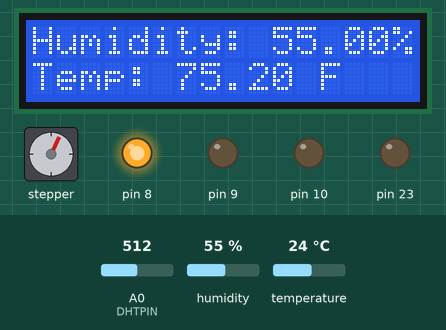
Recording of a sketch running on a simulated Arduino Uno, built with avr-gcc and run on an emulated ATmega328P. Parts: 16×2 character LCD, stepper motor, output pins drawn as LEDs (lit = HIGH). The inputs (shaded band) are chosen by the test bench; at power-on: temperature 24 °C, A0 (DHTPIN) = 512, humidity 55 %. The local clock reads 2024-03-15 10:24:30 at power-on unless the sketch sets it; stepper angles assume 2048 steps per turn; pins used as bus, display or sensor lines are not drawn; what the sketch prints to the serial monitor is not drawn.

Above: at 1.2 s.
1.3 s: temperature set to 27 °C
At 1.82 s:
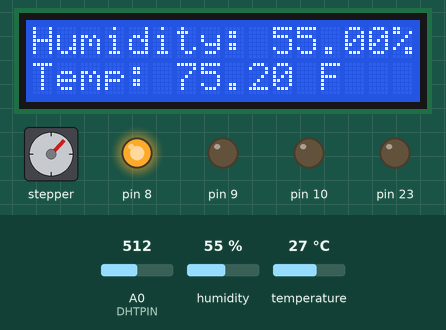
6.2 s: A0 (DHTPIN) set to 490
At 6.63 s:
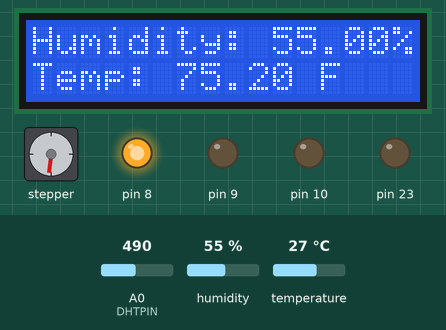
11.1 s: A0 (DHTPIN) set to 510
At 13.47 s:
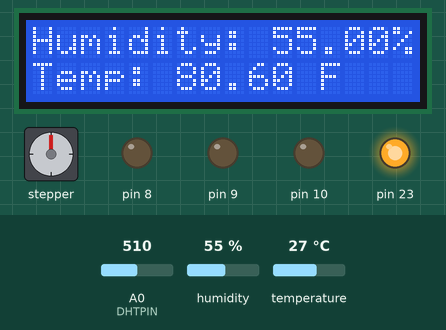
16.0 s: temperature set to 12 °C
20.9 s: humidity set to 22 %
25.8 s: temperature set to 41 °C
At 27.6 s:
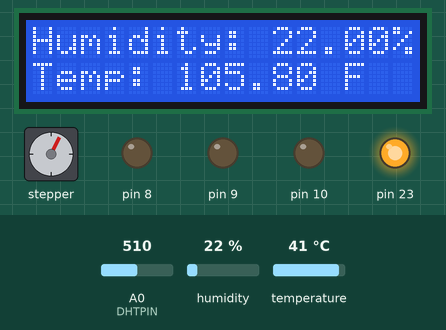
Timing chart, 0 to 31.7 s (numbered marks = the images above; inputs shaded):
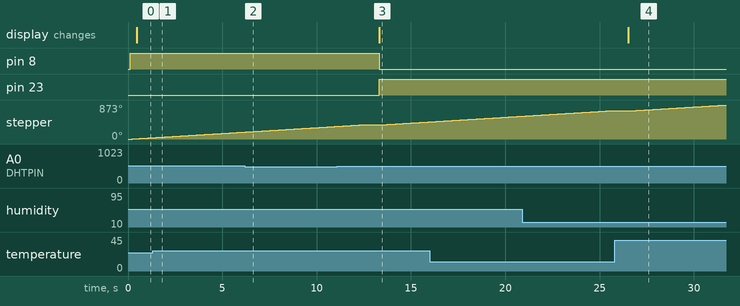

Measured:
- the behaviour switches between 25 and 26 °C on temperature (found by bisection; images 0 and 1)
- the behaviour switches between 501 and 500 on A0 (DHTPIN) (found by bisection; images 1 and 2)
- after the input at 11.1 s, pin 8: HIGH → LOW after 2.2 s; pin 23: LOW → HIGH after 2.2 s; the display: changes after 2.2 s (image 3)
- after the input at 25.8 s, pin 8: stays LOW (without the input it goes to HIGH after 0.71 s); pin 23: stays HIGH (without the input it goes to LOW after 0.71 s)

The sketch:

Swampcooler.ino
```cpp
#include <LiquidCrystal.h>
#include "DHT.h" // DHT Sensor Library by Adafruit
#include <Stepper.h>
#include <Wire.h>
#include "RTClib.h" // RTClib by Adafruit

// Environmental threshold variables
float tempThreshold = 78;  // Temperature threshold
float waterThreshold = 500; // Water level threshold

// Stepper motor configuration
const int stepsPerRevolution = 2048;  // Number of steps for a full revolution
const int rpm = 10;  // Rotations per minute
Stepper stepper(stepsPerRevolution, 15, 17, 16, 18);  // Initialize the stepper library on pins 8 through 11

// DHT sensor setup
#define DHTPIN 14  // Digital pin connected to the DHT sensor
#define DHTTYPE DHT11 // Set DHT sensor type
DHT dht(DHTPIN, DHTTYPE);  // Initialize DHT sensor

// LCD display setup
LiquidCrystal lcd(11, 12, 2, 3, 4, 5);  // Set the LCD pins

// Clock variables
RTC_DS1307 rtc;  // Real Time Clock object
char daysOfTheWeek[7][12] = {"Sunday", "Monday", "Tuesday", "Wednesday", "Thursday", "Friday", "Saturday"};

// Fan control pins
#define ENABLE 22
#define DIRA 23
#define DIRB 25

// ADC (Analog-to-Digital Converter) setup // NOT USED?
#define RDA 0x80
#define TBE 0x20

// Water sensor
volatile unsigned char *myUCSR0A = (unsigned char *)0x00C0; //serialControlRegA
volatile unsigned char *myUCSR0B = (unsigned char *)0x00C1; //serialControlRegB
volatile unsigned char *myUCSR0C = (unsigned char *)0x00C2; //serialControlRegC
volatile unsigned int  *myUBRR0  = (unsigned int *) 0x00C4; //baudRateReg
volatile unsigned char *myUDR0   = (unsigned char *)0x00C6; //dataReg

volatile unsigned char* my_ADMUX = (unsigned char*) 0x7C;
volatile unsigned char* my_ADCSRA = (unsigned char*) 0x7A; //adcControlStatusA
volatile unsigned char* my_ADCSRB = (unsigned char*) 0x7B; //adcControlStatusB
volatile unsigned int* my_ADC_DATA = (unsigned int*) 0x78; //adcData

// Timer code?
// volatile unsigned char *timerControlRegC = (unsigned char *) 0x82;
// volatile unsigned char *timerInterruptMask1 = (unsigned char *) 0x6F;

// long value = 0UL;
// long maxtime = 160000000UL;

// Port K registers (Analog I/O pins)
volatile unsigned char* portKInput = (unsigned char*) 0x106;
volatile unsigned char* portKDirection = (unsigned char*) 0x107;
volatile unsigned char* portKData = (unsigned char*) 0x108;

// Timer configuration (used in MyDelay function)
volatile unsigned char* timerControlRegA = (unsigned char*) 0x80; // TCCR1A
volatile unsigned char* timerControlRegB = (unsigned char*) 0x81; // TCCR1B
volatile unsigned int* timerCounter1 = (unsigned int*) 0x84; // TCNT1
volatile unsigned char* timerInterruptFlagReg1 = (unsigned char*) 0x36; // TIFR1
// int oneSecondTicks = 62500;  // Ticks value for 1 second delay with timer
// int freq = 0;

// Port B registers (Digital I/O pins)
volatile unsigned char* portBData = (unsigned char*) 0x25; // Port B data register
volatile unsigned char* portBDirection = (unsigned char*) 0x24;  // Port B Data Direction Register
volatile unsigned char* portBInput = (unsigned char*) 0x23;  // Port B Input Pin Address

int toggle = 0;

// Function declarations
void adc_init(); // used for water sensor
unsigned int adc_read(unsigned char adc_channel); // used for water sensor
void MyDelay(unsigned int freq); // replaces regular delay function
void TimerDelay(unsigned int ticks); // UNKNOWN?
void U0putchar(unsigned char U0pdata); // replaces serial, only one char at a time
// void U0init(unsigned long U0baud);
int WaterSensor();
void ClockModule();
void FanControl();
void VentControl();
void LCDError();
void LCDData(float h, float f);
double DHTSensor();
void ErrorState();
void RunningState();
void IdleState();
void DisabledState();

void RTCErrors(int e);

void setup() {
  Serial.begin(9600);

  if (!rtc.begin()) {
    RTCErrors(0); // "Couldn't find RTC"
    Serial.flush(); // Not sure if can use?
    while (1) delay(10);  // Infinite loop if RTC not found
  }

  if (!rtc.isrunning()) {
    RTCErrors(1); // "RTC is NOT running, setting the time"
    rtc.adjust(DateTime(F(__DATE__), F(__TIME__)));  // Set RTC to compile time
  }

  // Initialize LCD
  lcd.begin(16, 2);

  // Initialize temperature and humidity sensor
  dht.begin();

  // Initialize timers
  *timerInterruptFlagReg1 = B00000000;
  *timerCounter1 = B00000000;
  *timerControlRegB = B00000000;
  *timerControlRegA = B00000000;

  // Initialize ADC and UART (for water sensor)
  U0init(9600);
  adc_init();

  // Initialize digital output pins
  *portBDirection = B10001111;

  // Initialize analog input pins
  *portKDirection = B01111111;
}

void loop() {
  // Main program loop
  // Check and handle system states based on sensor inputs and toggle switch

  //TESTING
  // VentControl();
  // int testWater = WaterSensor();
  // Serial.println(testWater);
  ClockModule();
  // delay(3000);
  MyDelay(2);

  // Disabled state: system off
  if (*portKInput == B00000001) {
    DisabledState();
  }

  // Idle state: system on, but idle
  if (*portKInput == B00000000 && (WaterSensor() > waterThreshold) && (DHTSensor() < tempThreshold)) {
    IdleState();
  }

  // Running state: active ventilation based on temperature and water level
  if (*portKInput == B00000000 && (WaterSensor() > waterThreshold) && (DHTSensor() > tempThreshold)) {
    RunningState();
  }

  // Error state: water level below threshold
  if (*portKInput == B00000000 && (WaterSensor() < waterThreshold)) {
    // ErrorState(); // disabled for TESTING
  }
}

// Disabled State Function
// This state represents the system being turned off or disabled.
void DisabledState() {
  if (toggle != 1) {
    toggle = 1;
    lcd.clear();
    *portBData &= B01111111;
    *portBData |= B00000010;
    *portBData &= B11111110;
    *portBData &= B11111011;
    *portBData &= B11110111;
  }
  Serial.println("DISABLED State");
  ClockModule();  // Display clock information
  *portBData |= B00000010;  // Turn on Yellow LED to indicate disabled state
  lcd.setCursor(0, 0);
  lcd.print("System Off");
}

// Idle State Function
// This state is active when the system is on but idle due to no need for intervention.
void IdleState() {
  if (toggle != 2) {
    toggle = 2;
    lcd.clear();
    *portBData &= B01111111;
    *portBData |= B00000001;
    *portBData &= B11111101;
    *portBData &= B11111011;
    *portBData &= B11110111;
  }
  Serial.println("IDLE State");
  ClockModule();
  DHTSensor();  // Read humidity and temperature
  VentControl();  // Control ventilation based on environmental data
}

// Running State Function
// This state is active when the system needs to run due to environmental conditions.
void RunningState() {
  if (toggle != 3) {
    toggle = 3;
    lcd.clear();
    *portBData |= B00001000;
    *portBData &= B11111101;
    *portBData &= B11111011;
    *portBData &= B11111110;
    *portBData |= B10000000;  // Turn on the fan
  }
  DHTSensor();
  VentControl();
  Serial.println("RUNNING State");
  ClockModule();
}

// Error State Function
// This state is triggered when there is an error, such as low water level.
void ErrorState() {
  if (toggle != 4) {
    toggle = 4;
    lcd.clear();
    *portBData &= B01111111;
    *portBData |= B00000100;
    *portBData &= B11110111;
    *portBData &= B11111101;
    *portBData &= B11111110;
  }
  VentControl();
  Serial.println("ERROR State");
  ClockModule();
  LCDError();  // Display error message on LCD
}

// DHT Sensor Function
// Reads and returns temperature from the DHT sensor, and updates the LCD.
double DHTSensor() {
  float humidity = dht.readHumidity();
  float temperatureF = dht.readTemperature(true); // true sets temperature to F

  // TESTING
  Serial.println("TEMPERATURE");
  Serial.println(temperatureF);
  Serial.println("HUMIDITY");
  Serial.println(humidity);

  // Check for failed reading from sensor
  if (isnan(humidity) || isnan(temperatureF)) {
    Serial.println(F("Failed to read from DHT sensor!"));
    return -1;  // Return error code if reading fails
  }

  LCDData(humidity, temperatureF);  // Update LCD with temperature and humidity data
  return temperatureF;  // Return the temperature reading
}

// LCD Data Display Function
// Displays humidity and temperature data on the LCD.
void LCDData(float humidity, float temperatureF) {
  lcd.setCursor(0, 0);
  lcd.print("Humidity: ");
  lcd.print(humidity);
  lcd.print("%");

  lcd.setCursor(0, 1);
  lcd.print("Temp: ");
  lcd.print(temperatureF);
  lcd.print(" F");
}

// LCD Error Display Function
// Displays an error message on the LCD, typically for low water level.
void LCDError() {
  lcd.setCursor(0, 0);
  lcd.print("ERROR: LOW WATER");
}

// Ventilation Control Function
// Controls the stepper motor for ventilation based on sensor inputs.
void VentControl() {
  // int steps = stepsPerRevolution / 360;  // Calculate steps for partial revolution

  // while (*portKInput == B00000010) {  // Analog pin 9
  //   stepper.step(steps);  // Rotate stepper motor
  //   Serial.println("Rotating Left");
  // }

  // while (*portKInput == B00000100) {  // Analog pin 10
  //   stepper.step(-steps);  // Rotate stepper motor in opposite direction
  //   Serial.println("Rotating Right");
  // }

  stepper.setSpeed(5);
  stepper.step(stepsPerRevolution);
  delay(1000);
}

// Clock Module Function
// Displays the current date and time on the serial monitor.
void ClockModule() {
  DateTime now = rtc.now();

  int year = now.year();
  int month = now.month();
  int day = now.day();
  int hour = now.hour();
  int minute = now.minute();
  int second = now.second();
  char time[29] = {
    't','i','m','e',':',' ',
    hour / 10 + '0',
    hour % 10 + '0',
    ':',
    minute / 10 + '0',
    minute % 10 + '0',
    ':',
    second / 10 + '0',
    second % 10 + '0',
    ' ',
    'o',
    'n',
    ' ',
    month / 10 + '0',
    month % 10 + '0',
    '/',
    day / 10 + '0',
    day % 10 + '0',
    '/',
    (year / 1000) + '0',
    (year % 1000 / 100) + '0',
    (year % 100 / 10) + '0',
    (year % 10) + '0', ' '
  };
  for (int i = 0; i < 29; i++){
    U0putchar(time[i]);
  }
  U0putchar('\n');

  // Serial.print(now.year(), DEC);
  // Serial.print('/');
  // Serial.print(now.month(), DEC);
  // Serial.print('/');
  // Serial.print(now.day(), DEC);
  // Serial.print(" (");
  // Serial.print(daysOfTheWeek[now.dayOfTheWeek()]);
  // Serial.print(") ");
  // Serial.print(now.hour(), DEC);
  // Serial.print(':');
  // Serial.print(now.minute(), DEC);
  // Serial.print(':');
  // Serial.print(now.second(), DEC);
  // Serial.println();
}


// Timer Delay Function
// Creates a delay based on timer ticks.
void TimerDelay(unsigned int ticks) {
  *timerControlRegB &= 0x00;  // Clear timer control register B
  *timerControlRegA &= 0x00;  // Clear timer control register A
  *timerCounter1 = (unsigned int)(65535 - ticks);  // Set timer count
  *timerControlRegB |= 0b00000100;  // Set timer settings
  while ((*timerInterruptFlagReg1 & 0x01) == 0);  // Wait for timer overflow
  *timerControlRegB &= 0x00;  // Clear timer control register B again
  *timerInterruptFlagReg1 |= 0x01;  // Clear timer interrupt flag
}

void MyDelay(unsigned int freq){
  double period = 1.0/double(freq); // calc period
  double half_period = period/ 2.0f; // 50% duty cycle
  double clk_period = 0.0000000625; // clock period def
  unsigned int ticks = (half_period / clk_period); // calc ticks

  *timerControlRegB &= 0xF8; // stop the timer
  *timerCounter1 = (unsigned int) (65536 - ticks); // set the counts
  // *timerControlRegA = 0;
  *timerControlRegB |= 0x01; // start the timer

  while((*timerInterruptFlagReg1 & 0x01)==0); // wait for overflow
  *timerControlRegB &= 0xF8; // stop the timer
  *timerInterruptFlagReg1 |= 0x01; // reset TOV
}

// Water Sensor Function
// Reads and returns the water level from the ADC.
int WaterSensor() {
  adc_init();  // Initialize ADC
  int waterLevel = adc_read(0);  // Read water level from ADC channel 0
  return waterLevel;  // Return the water level reading
}

// Water sensor functions
// ADC Initialization Function
// Sets up the ADC for reading.
void adc_init() {
  // setup the A register
  // set bit   7 to 1 to enable the ADC
  *my_ADCSRA |= 0b10000000;
  // clear bit 6 to 0 to disable the ADC trigger mode
  *my_ADCSRA &= 0b10111111;
  // clear bit 5 to 0 to disable the ADC interrupt
  *my_ADCSRA &= 0b11011111;
  // clear bit 0-2 to 0 to set prescaler selection to slow reading
  *my_ADCSRA &= 0b11111000;
  // setup the B register
  // clear bit 3 to 0 to reset the channel and gain bits
  *my_ADCSRB &= 0b11110111;
  // clear bit 2-0 to 0 to set free running mode
  *my_ADCSRB &= 0b11111000;
  // setup the MUX Register
  // clear bit 7 to 0 for AVCC analog reference
  *my_ADMUX &= 0b01111111;
  // set bit 6 to 1 for AVCC analog reference
  *my_ADMUX |= 0b01000000;
  // clear bit 5 to 0 for right adjust result
  *my_ADMUX &= 0b11011111;
  // clear bit 4-0 to 0 to reset the channel and gain bits
  *my_ADMUX &= 0b11100000;
}

// ADC Read Function
// Performs an ADC read on the specified channel.
unsigned int adc_read(unsigned char adc_channel_num) {
  // clear the channel selection bits (MUX 4:0)
  *my_ADMUX &= 0b11100000;
  // clear the channel selection bits (MUX 5) hint: it's not in the ADMUX register
  *my_ADCSRB &= 0b11110111;
  // set the channel selection bits for channel 0
  *my_ADMUX += adc_channel_num;
  // set bit 6 of ADCSRA to 1 to start a conversion
  *my_ADCSRA |= 0b01000000;
  // wait for the conversion to complete
  while((*my_ADCSRA & 0x40) != 0);
  // return the result in the ADC data register and format the data based on right justification (check the lecture slide)
  unsigned int val = (*my_ADC_DATA & 0x03FF);
  return val;
}

// UART Initialization Function
// Initializes the UART (Universal Asynchronous Receiver-Transmitter) for serial communication.
void U0init(int U0baud) {
 unsigned long FCPU = 16000000;
 unsigned int tbaud;
 tbaud = (FCPU / 16 / U0baud - 1);
 // Same as (FCPU / (16 * U0baud)) - 1;
 *myUCSR0A = 0x20;
 *myUCSR0B = 0x18;
 *myUCSR0C = 0x06;
 *myUBRR0  = tbaud;
}

// maybe not needed since using serial to print
// unsigned char U0kbhit(){
//   return *myUCSR0A & RDA;
// }
// unsigned char U0getchar(){
//   return *myUDR0;
// }
void U0putchar(unsigned char U0pdata){
  while((*myUCSR0A & TBE)==0);
  *myUDR0 = U0pdata;
}

void RTCErrors(int e){
  if(e == 0){ // "Couldn't find RTC"
    U0putchar('C');
    U0putchar('o');
    U0putchar('u');
    U0putchar('l');
    U0putchar('d');
    U0putchar('n');
    U0putchar('\'');
    U0putchar('t');
    U0putchar(' ');
    U0putchar('f');
    U0putchar('i');
    U0putchar('n');
    U0putchar('d');
    U0putchar(' ');
    U0putchar('R');
    U0putchar('T');
    U0putchar('C');
  }
  if(e == 1){ // "RTC is NOT running, setting the time"
    U0putchar('R');
    U0putchar('T');
    U0putchar('C');
    U0putchar(' ');
    U0putchar('i');
    U0putchar('s');
    U0putchar(' ');
    U0putchar('N');
    U0putchar('O');
    U0putchar('T');
    U0putchar(' ');
    U0putchar('r');
    U0putchar('u');
    U0putchar('n');
    U0putchar('n');
    U0putchar('i');
    U0putchar('n');
    U0putchar('g');
    U0putchar(',');
    U0putchar(' ');
    U0putchar('s');
    U0putchar('e');
    U0putchar('t');
    U0putchar('t');
    U0putchar('i');
    U0putchar('n');
    U0putchar('g');
    U0putchar(' ');
    U0putchar('t');
    U0putchar('h');
    U0putchar('e');
    U0putchar(' ');
    U0putchar('t');
    U0putchar('i');
    U0putchar('m');
    U0putchar('e');
  }
}
```
